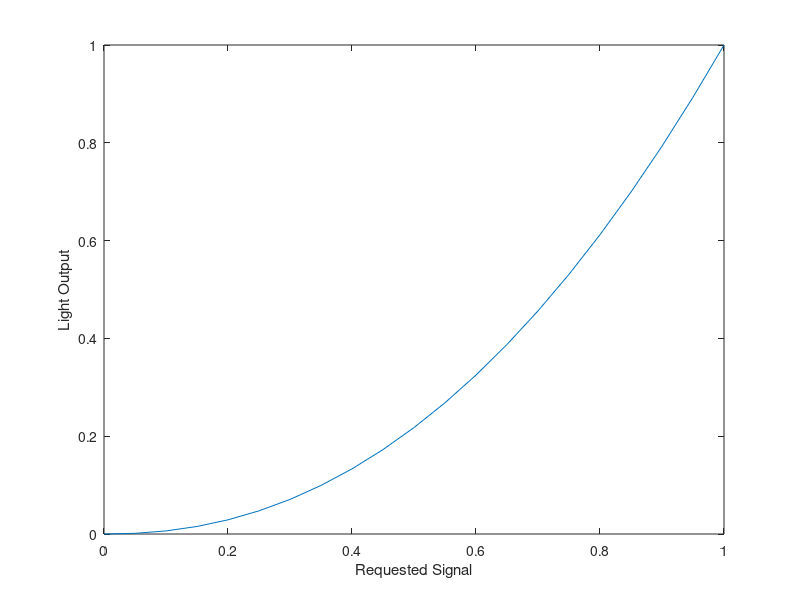

Recreate this plot in MATLAB.
%Q1: Creating an array from 0 to 1 in 0.05 increments

requestedSignal = [0:0.05:1];

% Using power-law formula to calculate light outputs for each number in the
% array

lightOutput = requestedSignal .^ 2.2;

%Q2 Plot a graph of the light output against the signal.

% Create figure
figure1 = figure;

% Create axes
axes1 = axes('Parent',figure1);
hold(axes1,'on');

% Create plot
plot(requestedSignal, lightOutput);

% Create ylabel
ylabel({'Light Output'});

% Create xlabel
xlabel({'Requested Signal'});

box(axes1,'on');
hold(axes1,'off');

%The "GraphicsSmoothing" checkbox is checked under the Plotting in Property
%Inspector.


